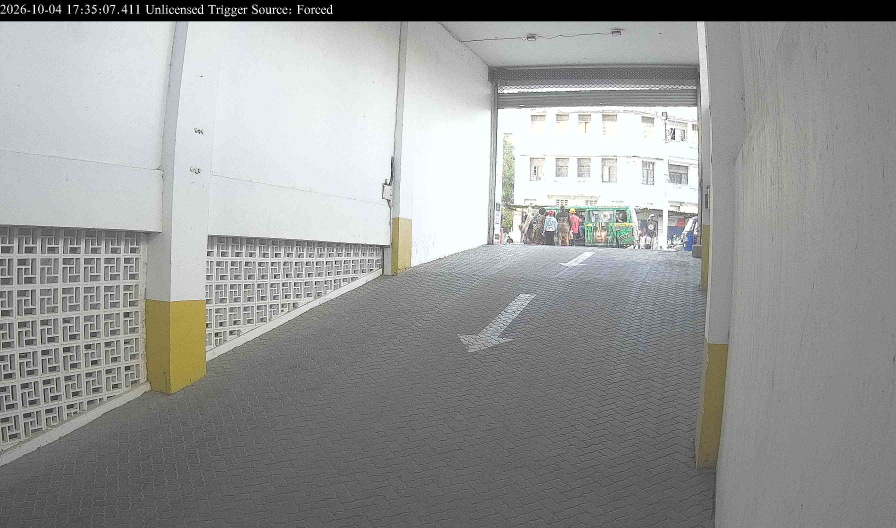
#> input picture storage/snapshots/2026/10/04/cam_entrance_manual_173522.jpg, 2688 x 1584 px (shown at 1/3 size)
$ python -i alpr_service.py   (imports and definitions only)
#> lines starting #> are read from the running program, lines starting #| are printed output that depends on the picture
"""
Mombasa Mall Basement Parking - Automated License Plate Recognition (ALPR) Worker
Runs as a background Windows Service on Edge PC.
Monitors CCTV streams, detects Kenyan license plates, validates formats,
and synchronizes in real-time with the local PHP API.
"""

import os
import sys
import time
import re
import json
import base64
import argparse
import threading
import logging
from urllib.parse import urlsplit, urlunsplit
from logging.handlers import RotatingFileHandler
from datetime import datetime
from collections import defaultdict, deque

import cv2
import numpy as np
import requests

# Set OpenCV FFMPEG RTSP to strictly use TCP to prevent UDP packet drop
os.environ["OPENCV_FFMPEG_CAPTURE_OPTIONS"] = "rtsp_transport;tcp"

# Load environment configuration
def load_env(env_path):
    env_vars = {}
    if os.path.exists(env_path):
        with open(env_path, "r", encoding="utf-8") as f:
            for line in f:
                line = line.strip()
                if line and not line.startswith("#") and "=" in line:
                    k, v = line.split("=", 1)
                    env_vars[k.strip()] = v.strip().strip('"').strip("'")
    return env_vars

SCRIPT_DIR = os.path.dirname(os.path.abspath(__file__))
CONFIG = load_env(os.path.join(SCRIPT_DIR, "config.env"))
# [2 lines not run here, left out]

# Configuration values with robust defaults
API_URL = CONFIG.get("API_URL", "http://127.0.0.1/parking/api/gate/plate-detected.php")
HEALTH_URL = CONFIG.get("HEALTH_URL", "http://127.0.0.1/parking/api/health.php")
API_KEY = CONFIG.get("API_KEY", "")
# [2 lines not run here, left out]
MIN_CONFIDENCE = float(CONFIG.get("MIN_CONFIDENCE", "0.70"))
DEBOUNCE_SECONDS = int(CONFIG.get("DEBOUNCE_SECONDS", "15"))
VOTING_COUNT = int(CONFIG.get("VOTING_COUNT", "2"))
FRAME_SKIP = int(CONFIG.get("FRAME_SKIP", "3"))
HEARTBEAT_SECONDS = int(CONFIG.get("HEARTBEAT_SECONDS", "30"))

ENTRANCE_RTSP = CONFIG.get("ENTRANCE_RTSP", "")
EXIT_RTSP = CONFIG.get("EXIT_RTSP", "")

def lock_camera_stream(configured_url, camera_ip):
    parts = urlsplit(configured_url)
    if parts.scheme.lower() != "rtsp" or not parts.hostname or "@" not in parts.netloc:
        raise ValueError("Camera RTSP configuration must include an authenticated RTSP URL.")

    credentials = parts.netloc.rsplit("@", 1)[0]
    port = parts.port or 554
    return urlunsplit((
        "rtsp",
        f"{credentials}@{camera_ip}:{port}",
        "/cam/realmonitor",
        "channel=1&subtype=0",
        "",
    ))


# [1 line that did not run here, left out]
# [1 line that did not run here, left out]
#> further down, picture is the input picture: shape (1584, 2688, 3); mean B, G, R 150.7, 151.7, 149.8


# Configure Logging
log_file = os.path.join(SCRIPT_DIR, CONFIG.get("LOG_FILE", "../storage/logs/alpr.log"))
# [1 line not run here, left out]

logger = logging.getLogger("MombasaALPR")
# [1 line not run here, left out]
file_handler = RotatingFileHandler(log_file, maxBytes=10 * 1024 * 1024, backupCount=5, encoding="utf-8")
# [1 line not run here, left out]
console_handler = logging.StreamHandler(sys.stdout)
# [3 lines not run here, left out]

# Kenyan Plate Correction & Validation Logic (Mirrors PlateHelper.php)
DIGIT_TO_LETTER = {'0': 'O', '1': 'I', '8': 'B', '5': 'S', '2': 'Z'}
LETTER_TO_DIGIT = {'O': '0', 'I': '1', 'B': '8', 'S': '5', 'Z': '2', 'Q': '0', 'D': '0', 'G': '6'}

def correct_string(text, mapping):
    return "".join(mapping.get(c, c) for c in text)

# [74 lines left out: functions clean_kenyan_plate, validate_kenyan_plate, not called in this run]

# Thread-safe Camera Capture Worker
class CameraStreamWorker(threading.Thread):
    # [55 lines left out: functions __init__, run, get_latest_roi_frame, not called in this run]

# Initialize OCR Engine
reader = None
# [6 lines not run here, left out]

# Multi-frame voting and debounce state
debounce_history = defaultdict(lambda: 0) # {plate: last_detected_timestamp}
voting_buffers   = defaultdict(lambda: deque(maxlen=VOTING_COUNT)) # {camera: deque([plates])}

def process_plate_ocr(roi_image):
    """Preprocesses cropped image and runs OCR."""
    if roi_image is None or roi_image.size == 0:
        return []

    # 1. Grayscale & Contrast Enhancement (CLAHE)
    gray = cv2.cvtColor(roi_image, cv2.COLOR_BGR2GRAY)
    clahe = cv2.createCLAHE(clipLimit=2.0, tileGridSize=(8, 8))
    enhanced = clahe.apply(gray)
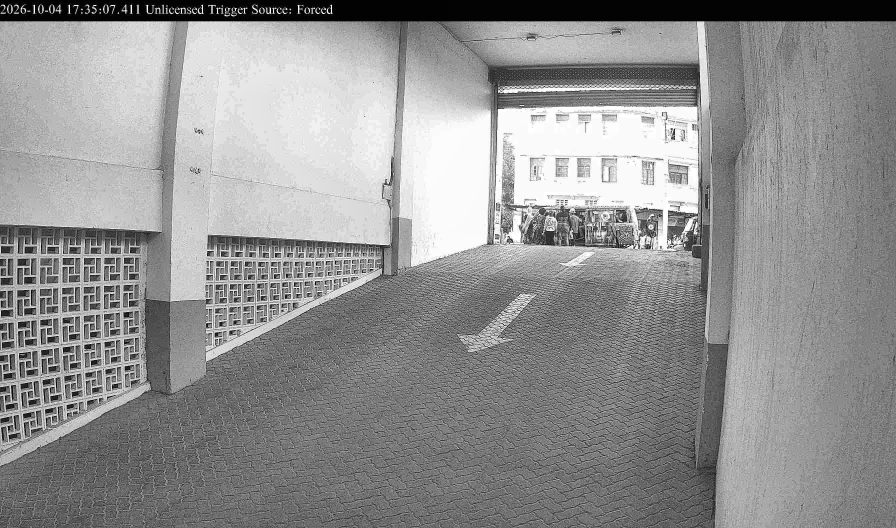
#> enhanced: shape (1584, 2688) (shown at 1/3 size); min 0, max 255, mean 145.3

    # 2. Denoising
    denoised = cv2.bilateralFilter(enhanced, 9, 75, 75)

    results = []
    if reader:
        # EasyOCR detection on enhanced image
        ocr_out = reader.readtext(denoised, detail=1, paragraph=False)
        for bbox, raw_text, conf in ocr_out:
            if conf >= MIN_CONFIDENCE:
                clean = clean_kenyan_plate(raw_text)
                if validate_kenyan_plate(clean):
                    results.append((clean, raw_text, conf, bbox))
    return results

# [131 lines left out: functions send_detection_to_api, heartbeat_worker, main, not called in this run]

# [2 lines not run here, left out]

>>> import cv2
>>> picture = cv2.imread('../storage/snapshots/2026/10/04/cam_entrance_manual_173522.jpg')
>>> result = process_plate_ocr(picture)
#> result = []
